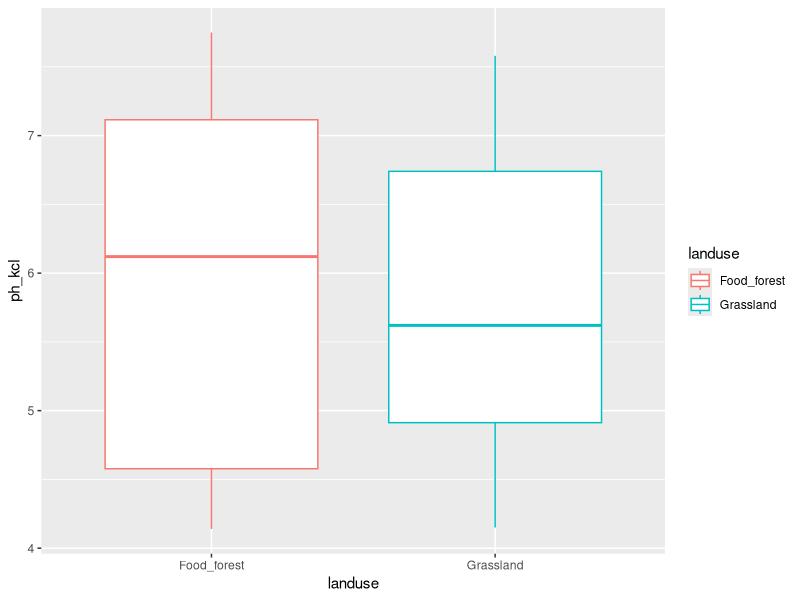
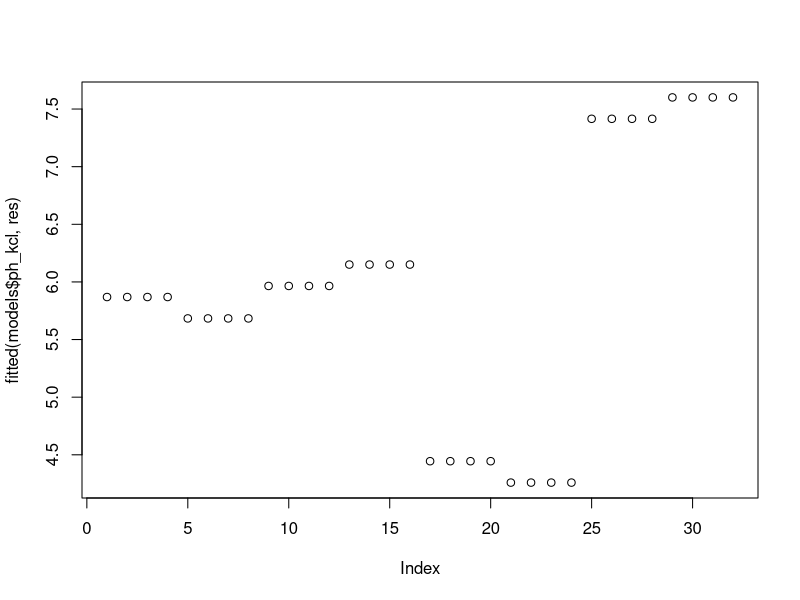
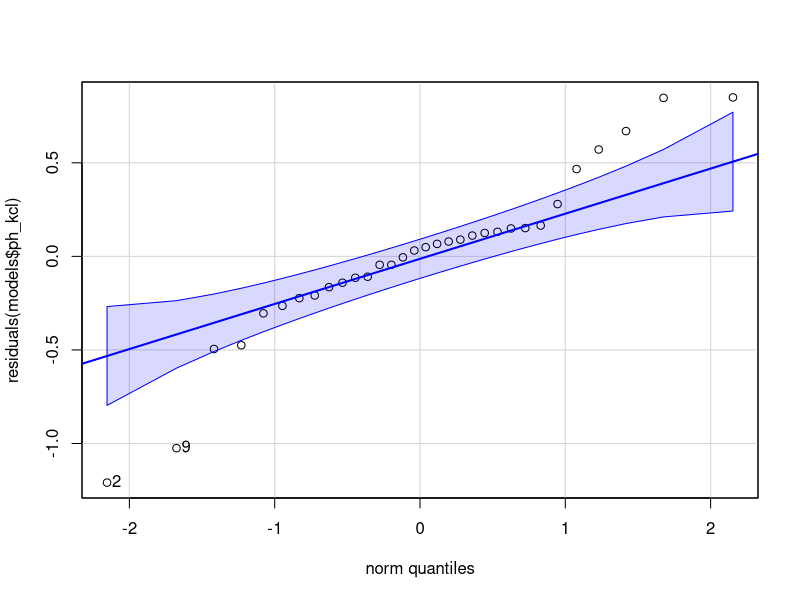
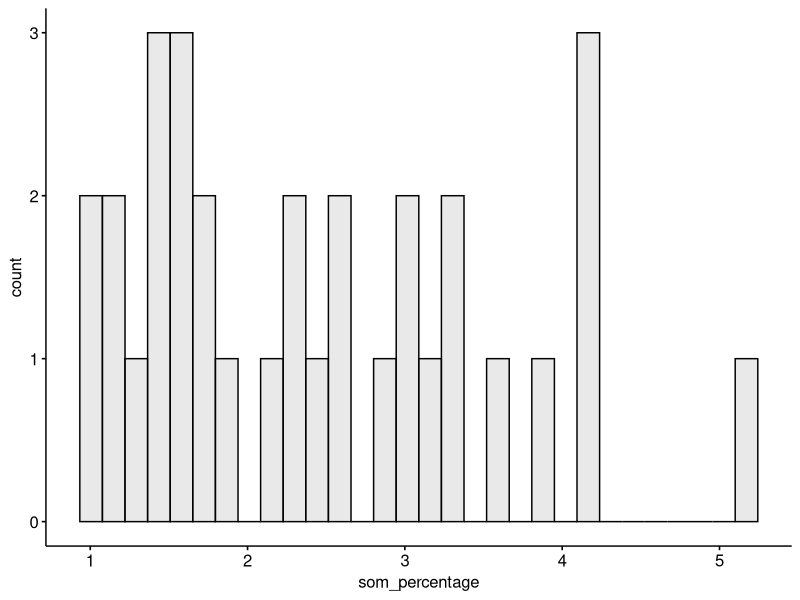
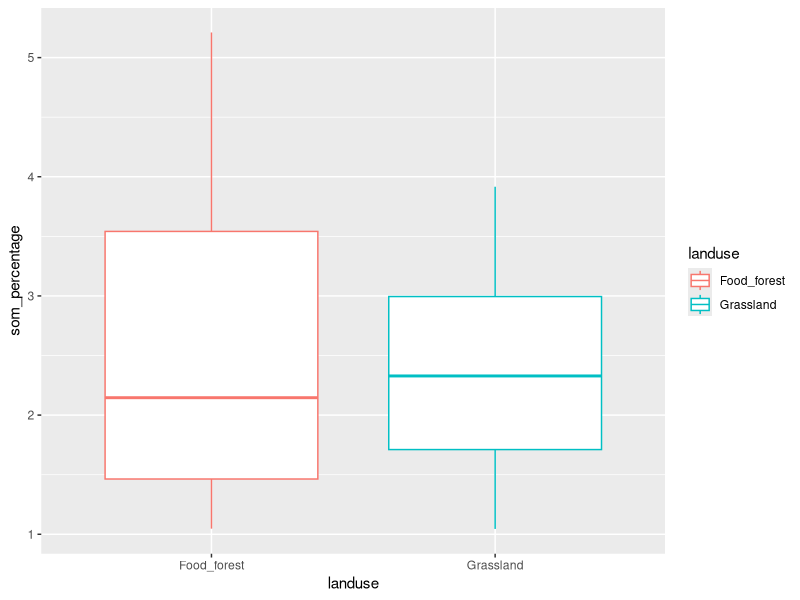
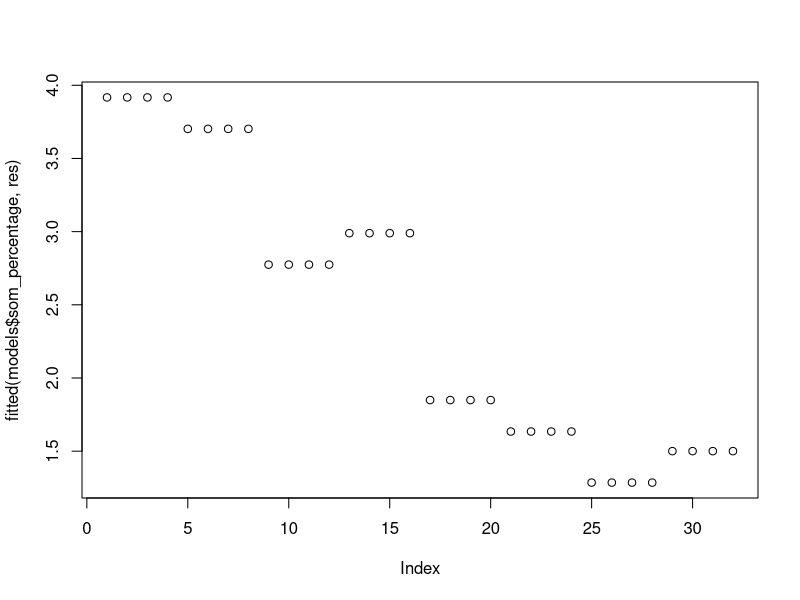
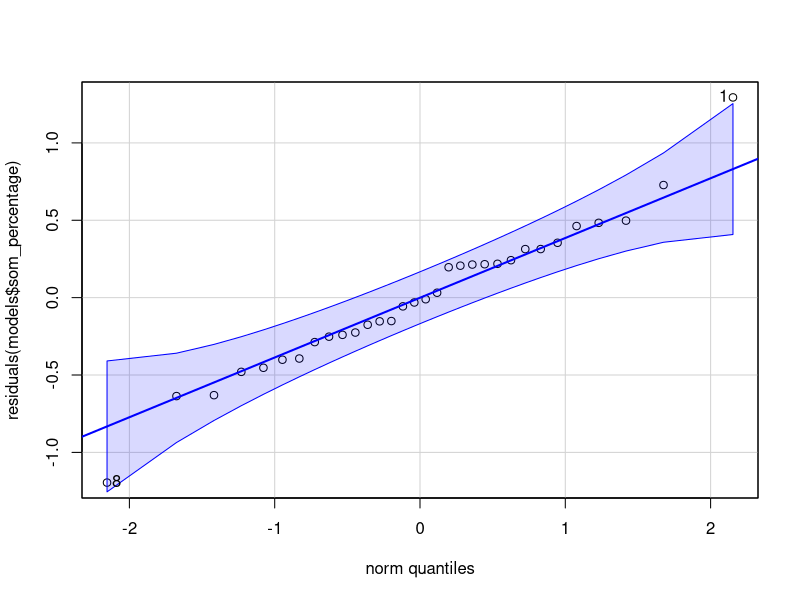
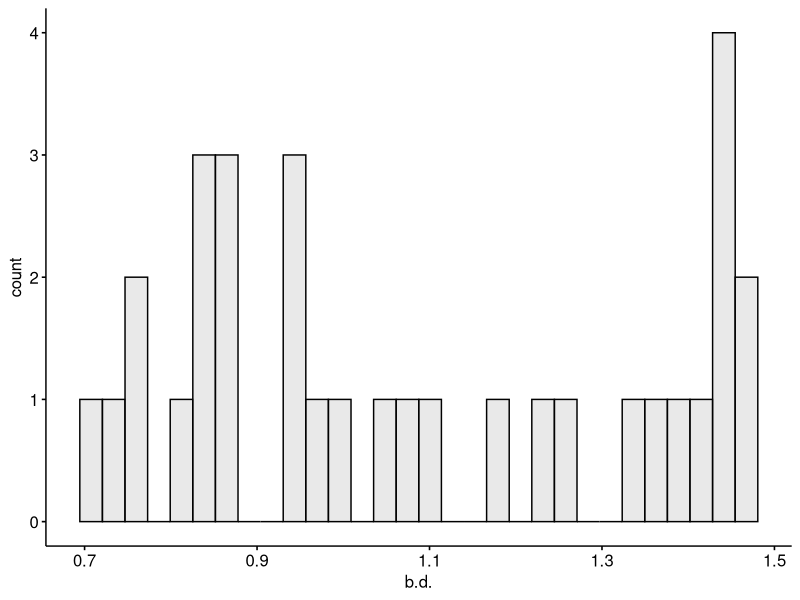

Reproduce these figures in R, in order.
## ---- chunk 1
knitr::opts_chunk$set(message = FALSE, echo = FALSE, warning = FALSE)
## ---- chunk 2
library(tidyverse)
library(ggpubr)
library(car)
library(gridExtra)
library(flextable)
library(lmerTest)
# library(lme4)
library(multcomp)
library(emmeans)
library(broom.mixed)
library(nlme)

## ---- chunk 3
lml <- read_csv2("MASTER_LML.csv")

lml$litter_sp <- factor(lml$litter_sp, levels=c("Alder","Hazel","Chestnut"))
lml$mesh_size <- factor(lml$mesh_size, levels=c("Fine","Medium","Coarse"))

mt <- read_csv2("MASTERFILE_decomp_10.csv")

mt_2 <- mt %>% mutate(age = 2021-year_of_landuse,
                      earthworms_2021 = compost_worms + soil_eating_worms + pendelaars)

mt_2 <- mt_2 %>% rowwise() %>% mutate(earthworms_2022 = sum(c_across(contains("Abundance"))))
mt_2 <- mt_2 %>% rename("vb_code" = "code")

mt_2_lu_loc <- mt_2 %>% dplyr::select(vb_code, landuse, location)

mt_3 <- mt_2 %>% filter(plot_nr < 5)

# join litter mass data with landuse & location data

lml_2 <- lml %>% left_join(mt_2_lu_loc, by ="vb_code")

# sum columns mites and earthworms
mt_4 <- cbind(mt_3, mites_sum = rowSums(mt_3[c('Mites_oribatid_kg','Mites_other_kg')]))
mt_4 <- cbind(mt_4, biomass_ew_total = 
                rowSums(mt_3[c('Biomass_anecic','Biomass_endogeic','Biomass_epigeic','Biomass_juvenile')]))

## ---- chunk 4
# variables

vars <- mt_4 %>%
  dplyr::select(ph_kcl, som_percentage, b.d., moisture_percentage, NO2_NO3_mg_kg, NH4_mg_kg,
            Total_P_mg_kg, Olsen_P_mg_kg, earthworms_2022, biomass_ew_total,
            Springtails_nr_kg, Mites_oribatid_kg, Mites_other_kg, nr_nematodes_gr_dry,
            Bacteria_total, Microbial, Actinobacteria_total, Fungi_total, Total_plfa, AMF_NLFA) %>%
  names() %>%
  set_names()

# normality and equal variances

normality <- map(vars, ~gghistogram(mt_4, .x,  fill = 'lightgrey', na.rm=TRUE))
plots_list <- map(normality, ~.x)
# grid.arrange(grobs = plots_list, ncol = 2, nrow = 10)

variances_loc_lu <- map(vars, ~leveneTest(mt_4[[.x]] ~ landuse * location, data = mt_4))

# tab_var <- mt_4 %>% group_by(landuse, location) %>% 
#   dplyr::select(ph_kcl, som_percentage, b.d.,                                                
#                 moisture_percentage, 
#                 NO2_NO3_mg_kg, NH4_mg_kg, Total_P_mg_kg, Olsen_P_mg_kg, earthworms_2022, 
#                 biomass_ew_total, Springtails_nr_kg, Mites_oribatid_kg, Mites_other_kg, 
#                 nr_nematodes_gr_dry,Bacteria_total, Microbial, Actinobacteria_total, 
#                 Fungi_total, Total_plfa, AMF_NLFA) %>% 
#           summarize_all(var, na.rm=TRUE) %>% mutate(across(where(is.numeric), round, 1))
# 
# tab_var %>% pivot_longer(cols=c(ph_kcl:AMF_NLFA)) %>% 
#                   pivot_wider(names_from = c(landuse,location),values_from = value) %>%
#             flextable()  %>%
#             set_table_properties(layout = "autofit")


## ---- chunk 5
# list of model outputs ANOVA
models <- list()
for (i in c('ph_kcl','som_percentage','b.d.','moisture_percentage','NO2_NO3_mg_kg','NH4_mg_kg',
            'Total_P_mg_kg','Olsen_P_mg_kg','earthworms_2022','biomass_ew_total',
            'Springtails_nr_kg','Mites_oribatid_kg','Mites_other_kg','nr_nematodes_gr_dry',
            'Bacteria_total','Microbial','Actinobacteria_total','Fungi_total','Total_plfa','AMF_NLFA')) {
  f <- formula(paste(i,"~ landuse + (1|location)"))
  models[[i]] <- lmerTest::lmer(f, data=mt_4, na.action = "na.omit")
}
## ---- chunk 6
mt_4 %>% group_by(landuse) %>% summarize(mean=mean(ph_kcl),sd=sd(ph_kcl),var=var(ph_kcl))
# variances_loc_lu$ph_kcl
# par(mfrow=c(1,2))
# normality$ph_kcl
mt_4 %>% group_by(landuse) %>% ggplot(aes(x=landuse, y=ph_kcl, color=landuse)) + geom_boxplot()
plot(fitted(models$ph_kcl, res))
qqPlot(residuals(models$ph_kcl))
cld(lsmeans(models$ph_kcl,~ landuse, adjust="tukey"), Letters = c(letters))

# transformed data pH <<<<< more not-normally distributed residuals!!
# gghistogram(exp(-mt_4$ph_kcl),  fill = 'lightgrey', na.rm=TRUE, binwidth = 0.0003)
# ph_transf <- lmer(exp(-ph_kcl) ~ landuse + (1|location), data=mt_4, na.action = "na.omit")
# anova(ph_transf)
# summary(ph_transf)
# cld(lsmeans(ph_transf,~ landuse,adjust="tukey"), Letters = c(letters))
# shapiro.test(residuals(ph_transf))
# qqPlot(residuals(ph_transf))

## ---- chunk 7
mt_4 %>% group_by(landuse) %>% summarize(mean=mean(som_percentage),sd=sd(som_percentage),var=var(som_percentage))
variances_loc_lu$som_percentage
# par(mfrow=c(1,2))
normality$som_percentage
mt_4 %>% group_by(landuse) %>% ggplot(aes(x=landuse, y=som_percentage, color=landuse)) + geom_boxplot()
plot(fitted(models$som_percentage, res))
qqPlot(residuals(models$som_percentage))
cld(lsmeans(models$som_percentage,~ landuse, adjust="tukey"), Letters = c(letters))
shapiro.test(residuals(models$som_percentage))
## ---- chunk 8
mt_4 %>% group_by(landuse) %>% summarize(mean=mean(b.d.),sd=sd(b.d.),var=var(b.d.))
variances_loc_lu$b.d.
# par(mfrow=c(1,2))
normality$b.d.
mt_4 %>% group_by(landuse) %>% ggplot(aes(x=landuse, y=b.d., color=landuse)) + geom_boxplot()
plot(fitted(models$b.d., res))
qqPlot(residuals(models$b.d.))
cld(lsmeans(models$b.d.,~ landuse, adjust="tukey"), Letters = c(letters))
shapiro.test(residuals(models$b.d.))
## ---- chunk 9
mt_4 %>% group_by(landuse) %>% summarize(mean=mean(moisture_percentage),sd=sd(moisture_percentage),var=var(moisture_percentage))
variances_loc_lu$moisture_percentage
# par(mfrow=c(1,2))
normality$moisture_percentage
mt_4 %>% group_by(landuse) %>% ggplot(aes(x=landuse, y=moisture_percentage, color=landuse)) + geom_boxplot()
plot(fitted(models$moisture_percentage, res))
qqPlot(residuals(models$moisture_percentage))
cld(lsmeans(models$moisture_percentage,~ landuse, adjust="tukey"), Letters = c(letters))
shapiro.test(residuals(models$moisture_percentage))
## ---- chunk 10
mt_4 %>% group_by(landuse) %>% summarize(mean=mean(NO2_NO3_mg_kg),sd=sd(NO2_NO3_mg_kg),var=var(NO2_NO3_mg_kg))
variances_loc_lu$NO2_NO3_mg_kg
# par(mfrow=c(1,2))
normality$NO2_NO3_mg_kg
mt_4 %>% group_by(landuse) %>% ggplot(aes(x=landuse, y=NO2_NO3_mg_kg, color=landuse)) + geom_boxplot()
plot(fitted(models$NO2_NO3_mg_kg, res))
qqPlot(residuals(models$NO2_NO3_mg_kg))
cld(lsmeans(models$NO2_NO3_mg_kg,~ landuse, adjust="tukey"), Letters = c(letters))
shapiro.test(residuals(models$NO2_NO3_mg_kg))
## ---- chunk 11
mt_4 %>% group_by(landuse) %>% summarize(mean=mean(NH4_mg_kg),sd=sd(NH4_mg_kg),var=var(NH4_mg_kg))
variances_loc_lu$NH4_mg_kg
# par(mfrow=c(1,2))
normality$NH4_mg_kg
mt_4 %>% group_by(landuse) %>% ggplot(aes(x=landuse, y=NH4_mg_kg, color=landuse)) + geom_boxplot()
plot(fitted(models$NH4_mg_kg, res))
qqPlot(residuals(models$NH4_mg_kg))
cld(lsmeans(models$NH4_mg_kg,~ landuse, adjust="tukey"), Letters = c(letters))
shapiro.test(residuals(models$NH4_mg_kg))
## ---- chunk 12
mt_4 %>% group_by(landuse) %>% summarize(mean=mean(Total_P_mg_kg),sd=sd(Total_P_mg_kg),var=var(Total_P_mg_kg))
variances_loc_lu$Total_P_mg_kg
# par(mfrow=c(1,2))
normality$Total_P_mg_kg
mt_4 %>% group_by(landuse) %>% ggplot(aes(x=landuse, y=Total_P_mg_kg, color=landuse)) + geom_boxplot()
plot(fitted(models$Total_P_mg_kg, res))
qqPlot(residuals(models$Total_P_mg_kg))
cld(lsmeans(models$Total_P_mg_kg,~ landuse, adjust="tukey"), Letters = c(letters))
shapiro.test(residuals(models$Total_P_mg_kg))
## ---- chunk 13
mt_4 %>% group_by(landuse) %>% summarize(mean=mean(Olsen_P_mg_kg),sd=sd(Olsen_P_mg_kg),var=var(Olsen_P_mg_kg))
variances_loc_lu$Olsen_P_mg_kg
# par(mfrow=c(1,2))
normality$Olsen_P_mg_kg
mt_4 %>% group_by(landuse) %>% ggplot(aes(x=landuse, y=Olsen_P_mg_kg, color=landuse)) + geom_boxplot()
plot(fitted(models$Olsen_P_mg_kg, res))
qqPlot(residuals(models$Olsen_P_mg_kg))
cld(lsmeans(models$Olsen_P_mg_kg,~ landuse, adjust="tukey"), Letters = c(letters))
shapiro.test(residuals(models$Olsen_P_mg_kg))
## ---- chunk 14
mt_4 %>% group_by(landuse) %>% summarize(mean=mean(earthworms_2022, na.rm=TRUE),sd=sd(earthworms_2022, na.rm=TRUE),var=var(earthworms_2022, na.rm=TRUE))
variances_loc_lu$earthworms_2022
# par(mfrow=c(1,2))
normality$earthworms_2022
mt_4 %>% group_by(landuse) %>% ggplot(aes(x=landuse, y=earthworms_2022, color=landuse)) + geom_boxplot()
plot(fitted(models$earthworms_2022, res))
qqPlot(residuals(models$earthworms_2022))
cld(lsmeans(models$earthworms_2022,~ landuse, adjust="tukey"), Letters = c(letters))
shapiro.test(residuals(models$earthworms_2022))

# GLMM count data
gghistogram(mt_4$earthworms_2022,  fill = 'lightgrey', na.rm=TRUE)
earthworm_glmm <- glmer(earthworms_2022 ~ landuse + (1|location), data=mt_4, family = poisson, na.action = "na.omit")
anova(earthworm_glmm)
summary(earthworm_glmm)
cld(lsmeans(earthworm_glmm,~ landuse,adjust="tukey"), Letters = c(letters))
shapiro.test(residuals(earthworm_glmm))
qqPlot(residuals(earthworm_glmm))
## ---- chunk 15
mt_4 %>% group_by(landuse) %>% summarize(mean=mean(biomass_ew_total, na.rm=TRUE),sd=sd(biomass_ew_total, na.rm=TRUE),var=var(biomass_ew_total, na.rm=TRUE))
variances_loc_lu$biomass_ew_total
# par(mfrow=c(1,2))
normality$biomass_ew_total
mt_4 %>% group_by(landuse) %>% ggplot(aes(x=landuse, y=biomass_ew_total, color=landuse)) + geom_boxplot()
plot(fitted(models$biomass_ew_total, res))
qqPlot(residuals(models$biomass_ew_total))
cld(lsmeans(models$biomass_ew_total,~ landuse, adjust="tukey"), Letters = c(letters))
shapiro.test(residuals(models$biomass_ew_total))

# log transform earthworm biomass
gghistogram(log(mt_4$biomass_ew_total),  fill = 'lightgrey', na.rm=TRUE)
mt_4 %>% group_by(landuse) %>% ggplot(aes(x=landuse, y=log(biomass_ew_total), color=landuse)) + geom_boxplot()
biomass_ew_transf <- lmer(log(biomass_ew_total+0.001) ~ landuse + (1|location), data=mt_4, na.action = "na.omit")
leveneTest(log(biomass_ew_total) ~ landuse * location, data=mt_4) #just as significant as non-transformed data
anova(biomass_ew_transf)
summary(biomass_ew_transf)
cld(lsmeans(biomass_ew_transf,~ landuse,adjust="tukey"), Letters = c(letters))
shapiro.test(residuals(biomass_ew_transf))
qqPlot(residuals(biomass_ew_transf))

# Generalized least squares
gls_EW <- gls(biomass_ew_total ~ landuse, data=mt_4, na.action = na.omit, weights=varPower())
# weights=varPower() 
# weights = varIdent(form= ~1|location)
# correlation = corAR1(form = ~ 1 | location)
summary(gls_EW)
anova(gls_EW)
plot(gls_EW)
# cld(lsmeans(models$gls_AMF,~ landuse, adjust="tukey"), Letters = c(letters)) doesnt work for gls()
qqPlot(residuals(gls_EW))
shapiro.test(residuals(gls_EW))

## ---- chunk 16
mt_4 %>% group_by(landuse) %>% summarize(mean=mean(Springtails_nr_kg, na.rm=TRUE),sd=sd(Springtails_nr_kg, na.rm=TRUE),var=var(Springtails_nr_kg, na.rm=TRUE))
variances_loc_lu$Springtails_nr_kg
# par(mfrow=c(1,2))
normality$Springtails_nr_kg
mt_4 %>% group_by(landuse) %>% ggplot(aes(x=landuse, y=Springtails_nr_kg, color=landuse)) + geom_boxplot()
plot(fitted(models$Springtails_nr_kg, res))
qqPlot(residuals(models$Springtails_nr_kg))
cld(lsmeans(models$Springtails_nr_kg,~ landuse, adjust="tukey"), Letters = c(letters))
shapiro.test(residuals(models$Springtails_nr_kg))

# GLMM count data
gghistogram(mt_4$Springtails_nr_kg,  fill = 'lightgrey', na.rm=TRUE)
springtail_glmm <- glmer(Springtails_nr_kg ~ landuse + (1|location), data=mt_4, family = poisson, na.action = na.omit)
anova(springtail_glmm)
tidy(springtail_glmm)
#summary(springtail_glmm)
#prints long list of values, because they are non-integers...but that's because I had to correct for soil weight. 
cld(lsmeans(springtail_glmm,~ landuse,adjust="tukey"), Letters = c(letters))
shapiro.test(residuals(springtail_glmm))
qqPlot(residuals(springtail_glmm))

## ---- chunk 17
mt_4 %>% group_by(landuse) %>% summarize(mean=mean(Mites_oribatid_kg, na.rm=TRUE),sd=sd(Mites_oribatid_kg, na.rm=TRUE),var=var(Mites_oribatid_kg, na.rm=TRUE))
variances_loc_lu$Mites_oribatid_kg
# par(mfrow=c(1,2))
normality$Mites_oribatid_kg
mt_4 %>% group_by(landuse) %>% ggplot(aes(x=landuse, y=Mites_oribatid_kg, color=landuse)) + geom_boxplot()
plot(fitted(models$Mites_oribatid_kg, res))
qqPlot(residuals(models$Mites_oribatid_kg))
cld(lsmeans(models$Mites_oribatid_kg,~ landuse, adjust="tukey"), Letters = c(letters))
shapiro.test(residuals(models$Mites_oribatid_kg))

# GLMM count data
gghistogram(mt_4$Mites_oribatid_kg,  fill = 'lightgrey', na.rm=TRUE)
oribatid_glmm <- glmer(Mites_oribatid_kg ~ landuse + (1|location), data=mt_4, family = poisson, na.action = na.omit)
anova(oribatid_glmm)
tidy(oribatid_glmm)
#summary(oribatid_glmm)
#prints long list of values, because they are non-integers...but that's because I had to correct for soil weight. 
cld(lsmeans(oribatid_glmm,~ landuse,adjust="tukey"), Letters = c(letters))
shapiro.test(residuals(oribatid_glmm))
qqPlot(residuals(oribatid_glmm))
## ---- chunk 18
mt_4 %>% group_by(landuse) %>% summarize(mean=mean(Mites_other_kg, na.rm=TRUE),sd=sd(Mites_other_kg, na.rm=TRUE),var=var(Mites_other_kg, na.rm=TRUE))
variances_loc_lu$Mites_other_kg
# par(mfrow=c(1,2))
normality$Mites_other_kg
mt_4 %>% group_by(landuse) %>% ggplot(aes(x=landuse, y=Mites_other_kg, color=landuse)) + geom_boxplot()
plot(fitted(models$Mites_other_kg, res))
qqPlot(residuals(models$Mites_other_kg))
cld(lsmeans(models$Mites_other_kg,~ landuse, adjust="tukey"), Letters = c(letters))
shapiro.test(residuals(models$Mites_other_kg))

# GLMM count data
gghistogram(mt_4$Mites_other_kg,  fill = 'lightgrey', na.rm=TRUE)
mite_other_glmm <- glmer(Mites_other_kg ~ landuse + (1|location), data=mt_4, family = poisson, na.action = na.omit)
anova(mite_other_glmm)
tidy(mite_other_glmm)
#summary(mite_other_glmm)
#prints long list of values, because they are non-integers...but that's because I had to correct for soil weight. 
cld(lsmeans(mite_other_glmm,~ landuse,adjust="tukey"), Letters = c(letters))
shapiro.test(residuals(mite_other_glmm))
qqPlot(residuals(mite_other_glmm))
## ---- chunk 19
mt_4 %>% group_by(landuse) %>% summarize(mean=mean(Bacteria_total),sd=sd(Bacteria_total),var=var(Bacteria_total))
variances_loc_lu$Bacteria_total
# par(mfrow=c(1,2))
normality$Bacteria_total
mt_4 %>% group_by(landuse) %>% ggplot(aes(x=landuse, y=Bacteria_total, color=landuse)) + geom_boxplot()
plot(fitted(models$Bacteria_total, res))
qqPlot(residuals(models$Bacteria_total))
cld(lsmeans(models$Bacteria_total,~ landuse, adjust="tukey"), Letters = c(letters))
shapiro.test(residuals(models$Bacteria_total))
## ---- chunk 20
mt_4 %>% group_by(landuse) %>% summarize(mean=mean(Microbial),sd=sd(Microbial),var=var(Microbial))
variances_loc_lu$Microbial
# par(mfrow=c(1,2))
normality$Microbial
mt_4 %>% group_by(landuse) %>% ggplot(aes(x=landuse, y=Microbial, color=landuse)) + geom_boxplot()
plot(fitted(models$Microbial, res))
qqPlot(residuals(models$Microbial))
cld(lsmeans(models$Microbial,~ landuse, adjust="tukey"), Letters = c(letters))
shapiro.test(residuals(models$Microbial))
## ---- chunk 21
mt_4 %>% group_by(landuse) %>% summarize(mean=mean(Actinobacteria_total),sd=sd(Actinobacteria_total),var=var(Actinobacteria_total))
variances_loc_lu$Actinobacteria_total
# par(mfrow=c(1,2))
normality$Actinobacteria_total
mt_4 %>% group_by(landuse) %>% ggplot(aes(x=landuse, y=Actinobacteria_total, color=landuse)) + geom_boxplot()
plot(fitted(models$Actinobacteria_total, res))
qqPlot(residuals(models$Actinobacteria_total))
cld(lsmeans(models$Actinobacteria_total,~ landuse, adjust="tukey"), Letters = c(letters))
shapiro.test(residuals(models$Actinobacteria_total))
## ---- chunk 22
mt_4 %>% group_by(landuse) %>% summarize(mean=mean(Fungi_total),sd=sd(Fungi_total),var=var(Fungi_total))
variances_loc_lu$Fungi_total
# par(mfrow=c(1,2))
normality$Fungi_total
mt_4 %>% group_by(landuse) %>% ggplot(aes(x=landuse, y=Fungi_total, color=landuse)) + geom_boxplot()
plot(fitted(models$Fungi_total, res))
qqPlot(residuals(models$Fungi_total))
cld(lsmeans(models$Fungi_total,~ landuse, adjust="tukey"), Letters = c(letters))
shapiro.test(residuals(models$Fungi_total))
## ---- chunk 23
mt_4 %>% group_by(landuse) %>% summarize(mean=mean(Total_plfa),sd=sd(Total_plfa),var=var(Total_plfa))
variances_loc_lu$Total_plfa
# par(mfrow=c(1,2))
normality$Total_plfa
mt_4 %>% group_by(landuse) %>% ggplot(aes(x=landuse, y=Total_plfa, color=landuse)) + geom_boxplot()
plot(fitted(models$Total_plfa, res))
qqPlot(residuals(models$Total_plfa))
cld(lsmeans(models$Total_plfa,~ landuse, adjust="tukey"), Letters = c(letters))
shapiro.test(residuals(models$Total_plfa))
## ---- chunk 24
mt_4 %>% group_by(landuse) %>% summarize(mean=mean(AMF_NLFA),sd=sd(AMF_NLFA),var=var(AMF_NLFA))
variances_loc_lu$AMF_NLFA
# par(mfrow=c(1,2))
normality$AMF_NLFA
mt_4 %>% group_by(landuse) %>% ggplot(aes(x=landuse, y=AMF_NLFA, color=landuse)) + geom_boxplot()
plot(fitted(models$AMF_NLFA, res))
qqPlot(residuals(models$AMF_NLFA))
cld(lsmeans(models$AMF_NLFA,~ landuse, adjust="tukey"), Letters = c(letters))
shapiro.test(residuals(models$AMF_NLFA))

# log transform AMF
gghistogram(log(mt_4$AMF_NLFA),  fill = 'lightgrey', na.rm=TRUE)
mt_4 %>% group_by(landuse) %>% ggplot(aes(x=landuse, y=log(AMF_NLFA), color=landuse)) + geom_boxplot()
amf_transf <- lmer(log(AMF_NLFA) ~ landuse + (1|location), data=mt_4, na.action = "na.omit")
leveneTest(log(AMF_NLFA) ~ landuse * location, data=mt_4) # little bit less significant...but still significant for sure
anova(amf_transf)
summary(amf_transf)
cld(lsmeans(amf_transf,~ landuse,adjust="tukey"), Letters = c(letters))
shapiro.test(residuals(amf_transf))
qqPlot(residuals(amf_transf))

# Generalized least squares
gls_AMF <- gls(AMF_NLFA ~ landuse, data=mt_4, na.action = na.omit, weights=varPower())
# weights=varPower() 
# weights = varIdent(form= ~1|location)
# correlation = corAR1(form = ~ 1 | location)
summary(gls_AMF)
anova(gls_AMF)
plot(gls_AMF)
# cld(lsmeans(models$gls_AMF,~ landuse, adjust="tukey"), Letters = c(letters)) doesnt work for gls()
qqPlot(residuals(gls_AMF))
shapiro.test(residuals(gls_AMF))
# 
# ## Run the following lines. These introduce methods for 'gls' objects.
# model.matrix.gls<-function(object,...){
# 	model.matrix(terms(object),data=getData(object),...)
# }
# model.frame.gls<-function(object,...){
# 	model.frame(formula(object),data=getData(object),...)
# }
# terms.gls<-function(object,...){
# 	terms(model.frame(object),...)
# }
# # The line below gives pairwise comparisons now.  Note that the above
# # performs t-tests for all pairwise differences.
# multCompTukey <- glht(gls_AMF, linfct = mcp(landuse = "Tukey"))
